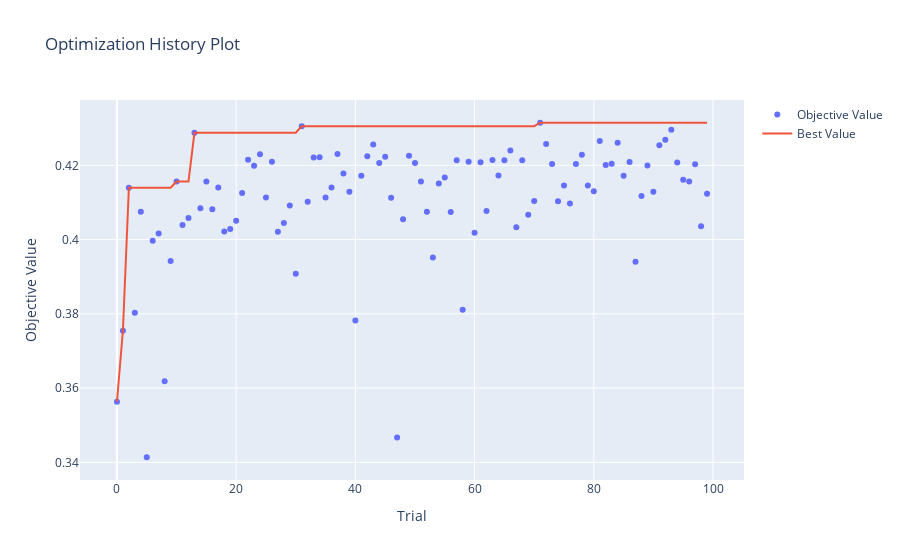

Notebook cell for this chart:
### Markdown cell above
### best

### Code cell
optuna.visualization.plot_optimization_history(**{"study": study})
